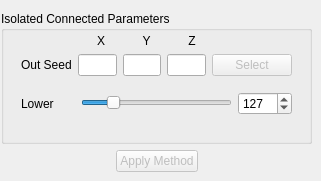
    <widget class="QWidget" name="page_2" >
     <widget class="QWidget" name="layoutWidget" >
      <property name="geometry" >
       <rect>
        <x>1</x>
        <y>11</y>
        <width>311</width>
        <height>161</height>
       </rect>
      </property>
      <layout class="QVBoxLayout" >
       <property name="margin" >
        <number>0</number>
       </property>
       <property name="spacing" >
        <number>6</number>
       </property>
       <item>
        <widget class="QGroupBox" name="groupBox_3" >
         <property name="title" >
          <string>Isolated Connected Parameters</string>
         </property>
         <widget class="QWidget" name="layoutWidget" >
          <property name="geometry" >
           <rect>
            <x>80</x>
            <y>20</y>
            <width>131</width>
            <height>20</height>
           </rect>
          </property>
          <layout class="QHBoxLayout" >
           <property name="margin" >
            <number>0</number>
           </property>
           <property name="spacing" >
            <number>6</number>
           </property>
           <item>
            <widget class="QLabel" name="label_3" >
             <property name="text" >
              <string>X</string>
             </property>
             <property name="alignment" >
              <set>Qt::AlignCenter</set>
             </property>
            </widget>
           </item>
           <item>
            <widget class="QLabel" name="label_4" >
             <property name="text" >
              <string>Y</string>
             </property>
             <property name="alignment" >
              <set>Qt::AlignCenter</set>
             </property>
            </widget>
           </item>
           <item>
            <widget class="QLabel" name="label_5" >
             <property name="text" >
              <string>Z</string>
             </property>
             <property name="alignment" >
              <set>Qt::AlignCenter</set>
             </property>
            </widget>
           </item>
          </layout>
         </widget>
         <widget class="QWidget" name="layoutWidget" >
          <property name="geometry" >
           <rect>
            <x>20</x>
            <y>33</y>
            <width>271</width>
            <height>81</height>
           </rect>
          </property>
          <layout class="QVBoxLayout" >
           <property name="margin" >
            <number>0</number>
           </property>
           <property name="spacing" >
            <number>6</number>
           </property>
           <item>
            <layout class="QHBoxLayout" >
             <property name="margin" >
              <number>0</number>
             </property>
             <property name="spacing" >
              <number>6</number>
             </property>
             <item>
              <widget class="QLabel" name="label_2" >
               <property name="text" >
                <string>Out Seed</string>
               </property>
              </widget>
             </item>
             <item>
              <widget class="QLineEdit" name="m_OutSeedX" />
             </item>
             <item>
              <widget class="QLineEdit" name="m_OutSeedY" />
             </item>
             <item>
              <widget class="QLineEdit" name="m_OutSeedZ" />
             </item>
             <item>
              <widget class="QPushButton" name="m_selectOutSeed" >
               <property name="enabled" >
                <bool>false</bool>
               </property>
               <property name="text" >
                <string>Select</string>
               </property>
              </widget>
             </item>
            </layout>
           </item>
           <item>
            <layout class="QHBoxLayout" >
             <property name="margin" >
              <number>0</number>
             </property>
             <property name="spacing" >
              <number>6</number>
             </property>
             <item>
              <widget class="QLabel" name="label_15" >
               <property name="text" >
                <string>Lower</string>
               </property>
              </widget>
             </item>
             <item>
              <widget class="QSlider" name="horizontalSlider_3" >
               <property name="minimumSize" >
                <size>
                 <width>151</width>
                 <height>20</height>
                </size>
               </property>
               <property name="maximumSize" >
                <size>
                 <width>151</width>
                 <height>20</height>
                </size>
               </property>
               <property name="maximum" >
                <number>700</number>
               </property>
               <property name="value" >
                <number>127</number>
               </property>
               <property name="sliderPosition" >
                <number>127</number>
               </property>
               <property name="orientation" >
                <enum>Qt::Horizontal</enum>
               </property>
              </widget>
             </item>
             <item>
              <widget class="QSpinBox" name="m_lowerIsolated" >
               <property name="maximum" >
                <number>700</number>
               </property>
               <property name="value" >
                <number>127</number>
               </property>
              </widget>
             </item>
            </layout>
           </item>
          </layout>
         </widget>
        </widget>
       </item>
       <item>
        <layout class="QHBoxLayout" >
         <property name="margin" >
          <number>0</number>
         </property>
         <property name="spacing" >
          <number>6</number>
         </property>
         <item>
          <spacer>
           <property name="orientation" >
            <enum>Qt::Horizontal</enum>
           </property>
           <property name="sizeHint" >
            <size>
             <width>40</width>
             <height>20</height>
            </size>
           </property>
          </spacer>
         </item>
         <item>
          <widget class="QPushButton" name="m_ApplyIC" >
           <property name="enabled" >
            <bool>false</bool>
           </property>
           <property name="text" >
            <string>Apply Method</string>
           </property>
          </widget>
         </item>
         <item>
          <spacer>
           <property name="orientation" >
            <enum>Qt::Horizontal</enum>
           </property>
           <property name="sizeHint" >
            <size>
             <width>40</width>
             <height>20</height>
            </size>
           </property>
          </spacer>
         </item>
        </layout>
       </item>
      </layout>
     </widget>
    </widget>
